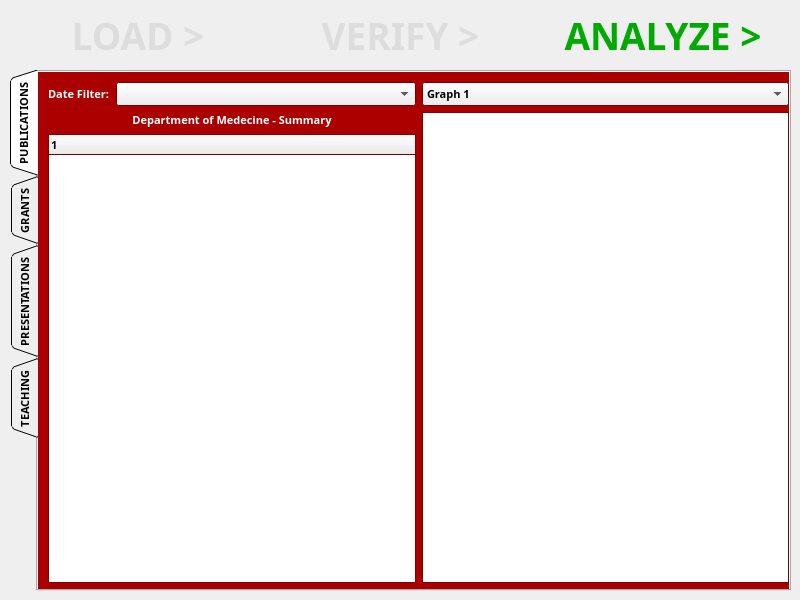
<?xml version="1.0" encoding="UTF-8"?>
<ui version="4.0">
 <class>AnalyzeCSV</class>
 <widget class="QMainWindow" name="AnalyzeCSV">
  <property name="geometry">
   <rect>
    <x>0</x>
    <y>0</y>
    <width>800</width>
    <height>600</height>
   </rect>
  </property>
  <property name="minimumSize">
   <size>
    <width>800</width>
    <height>600</height>
   </size>
  </property>
  <property name="windowTitle">
   <string>MainWindow</string>
  </property>
  <widget class="QWidget" name="centralwidget">
   <property name="minimumSize">
    <size>
     <width>900</width>
     <height>600</height>
    </size>
   </property>
   <widget class="QWidget" name="horizontalLayoutWidget">
    <property name="geometry">
     <rect>
      <x>10</x>
      <y>10</y>
      <width>781</width>
      <height>51</height>
     </rect>
    </property>
    <layout class="QHBoxLayout" name="navigation_area">
     <item>
      <widget class="QPushButton" name="load_btn">
       <property name="palette">
        <palette>
         <active>
          <colorrole role="ButtonText">
           <brush brushstyle="SolidPattern">
            <color alpha="255">
             <red>221</red>
             <green>221</green>
             <blue>221</blue>
            </color>
           </brush>
          </colorrole>
         </active>
         <inactive>
          <colorrole role="ButtonText">
           <brush brushstyle="SolidPattern">
            <color alpha="255">
             <red>221</red>
             <green>221</green>
             <blue>221</blue>
            </color>
           </brush>
          </colorrole>
         </inactive>
         <disabled>
          <colorrole role="ButtonText">
           <brush brushstyle="SolidPattern">
            <color alpha="255">
             <red>120</red>
             <green>120</green>
             <blue>120</blue>
            </color>
           </brush>
          </colorrole>
         </disabled>
        </palette>
       </property>
       <property name="font">
        <font>
         <family>Arial Black</family>
         <pointsize>28</pointsize>
         <weight>75</weight>
         <bold>true</bold>
        </font>
       </property>
       <property name="text">
        <string>LOAD &gt;</string>
       </property>
       <property name="flat">
        <bool>true</bool>
       </property>
      </widget>
     </item>
     <item>
      <widget class="QPushButton" name="verify_btn">
       <property name="palette">
        <palette>
         <active>
          <colorrole role="ButtonText">
           <brush brushstyle="SolidPattern">
            <color alpha="255">
             <red>221</red>
             <green>221</green>
             <blue>221</blue>
            </color>
           </brush>
          </colorrole>
         </active>
         <inactive>
          <colorrole role="ButtonText">
           <brush brushstyle="SolidPattern">
            <color alpha="255">
             <red>221</red>
             <green>221</green>
             <blue>221</blue>
            </color>
           </brush>
          </colorrole>
         </inactive>
         <disabled>
          <colorrole role="ButtonText">
           <brush brushstyle="SolidPattern">
            <color alpha="255">
             <red>120</red>
             <green>120</green>
             <blue>120</blue>
            </color>
           </brush>
          </colorrole>
         </disabled>
        </palette>
       </property>
       <property name="font">
        <font>
         <family>Arial Black</family>
         <pointsize>28</pointsize>
         <weight>75</weight>
         <bold>true</bold>
        </font>
       </property>
       <property name="text">
        <string>VERIFY &gt;</string>
       </property>
       <property name="flat">
        <bool>true</bool>
       </property>
      </widget>
     </item>
     <item>
      <widget class="QPushButton" name="analyze_btn">
       <property name="palette">
        <palette>
         <active>
          <colorrole role="ButtonText">
           <brush brushstyle="SolidPattern">
            <color alpha="255">
             <red>0</red>
             <green>170</green>
             <blue>0</blue>
            </color>
           </brush>
          </colorrole>
         </active>
         <inactive>
          <colorrole role="ButtonText">
           <brush brushstyle="SolidPattern">
            <color alpha="255">
             <red>0</red>
             <green>170</green>
             <blue>0</blue>
            </color>
           </brush>
          </colorrole>
         </inactive>
         <disabled>
          <colorrole role="ButtonText">
           <brush brushstyle="SolidPattern">
            <color alpha="255">
             <red>120</red>
             <green>120</green>
             <blue>120</blue>
            </color>
           </brush>
          </colorrole>
         </disabled>
        </palette>
       </property>
       <property name="font">
        <font>
         <family>Arial Black</family>
         <pointsize>28</pointsize>
         <weight>75</weight>
         <bold>true</bold>
        </font>
       </property>
       <property name="text">
        <string>ANALYZE &gt;</string>
       </property>
       <property name="flat">
        <bool>true</bool>
       </property>
      </widget>
     </item>
    </layout>
   </widget>
   <widget class="QTabWidget" name="tabWidget">
    <property name="geometry">
     <rect>
      <x>10</x>
      <y>70</y>
      <width>781</width>
      <height>521</height>
     </rect>
    </property>
    <property name="font">
     <font>
      <family>Arial Black</family>
      <pointsize>8</pointsize>
      <weight>75</weight>
      <bold>true</bold>
     </font>
    </property>
    <property name="autoFillBackground">
     <bool>true</bool>
    </property>
    <property name="tabPosition">
     <enum>QTabWidget::West</enum>
    </property>
    <property name="tabShape">
     <enum>QTabWidget::Triangular</enum>
    </property>
    <property name="currentIndex">
     <number>0</number>
    </property>
    <widget class="QWidget" name="pub_tab">
     <property name="palette">
      <palette>
       <active>
        <colorrole role="Base">
         <brush brushstyle="SolidPattern">
          <color alpha="255">
           <red>255</red>
           <green>255</green>
           <blue>255</blue>
          </color>
         </brush>
        </colorrole>
        <colorrole role="Window">
         <brush brushstyle="SolidPattern">
          <color alpha="255">
           <red>170</red>
           <green>0</green>
           <blue>0</blue>
          </color>
         </brush>
        </colorrole>
       </active>
       <inactive>
        <colorrole role="Base">
         <brush brushstyle="SolidPattern">
          <color alpha="255">
           <red>255</red>
           <green>255</green>
           <blue>255</blue>
          </color>
         </brush>
        </colorrole>
        <colorrole role="Window">
         <brush brushstyle="SolidPattern">
          <color alpha="255">
           <red>170</red>
           <green>0</green>
           <blue>0</blue>
          </color>
         </brush>
        </colorrole>
       </inactive>
       <disabled>
        <colorrole role="Base">
         <brush brushstyle="SolidPattern">
          <color alpha="255">
           <red>170</red>
           <green>0</green>
           <blue>0</blue>
          </color>
         </brush>
        </colorrole>
        <colorrole role="Window">
         <brush brushstyle="SolidPattern">
          <color alpha="255">
           <red>170</red>
           <green>0</green>
           <blue>0</blue>
          </color>
         </brush>
        </colorrole>
       </disabled>
      </palette>
     </property>
     <property name="autoFillBackground">
      <bool>true</bool>
     </property>
     <attribute name="title">
      <string>PUBLICATIONS</string>
     </attribute>
     <widget class="QWidget" name="horizontalLayoutWidget_2">
      <property name="geometry">
       <rect>
        <x>10</x>
        <y>10</y>
        <width>741</width>
        <height>501</height>
       </rect>
      </property>
      <layout class="QHBoxLayout" name="tab_area">
       <item>
        <layout class="QVBoxLayout" name="verticalLayout_2">
         <item>
          <layout class="QHBoxLayout" name="horizontalLayout">
           <item>
            <widget class="QLabel" name="date_filter_lbl">
             <property name="minimumSize">
              <size>
               <width>50</width>
               <height>0</height>
              </size>
             </property>
             <property name="palette">
              <palette>
               <active>
                <colorrole role="WindowText">
                 <brush brushstyle="SolidPattern">
                  <color alpha="255">
                   <red>255</red>
                   <green>255</green>
                   <blue>255</blue>
                  </color>
                 </brush>
                </colorrole>
               </active>
               <inactive>
                <colorrole role="WindowText">
                 <brush brushstyle="SolidPattern">
                  <color alpha="255">
                   <red>255</red>
                   <green>255</green>
                   <blue>255</blue>
                  </color>
                 </brush>
                </colorrole>
               </inactive>
               <disabled>
                <colorrole role="WindowText">
                 <brush brushstyle="SolidPattern">
                  <color alpha="255">
                   <red>120</red>
                   <green>120</green>
                   <blue>120</blue>
                  </color>
                 </brush>
                </colorrole>
               </disabled>
              </palette>
             </property>
             <property name="text">
              <string>Date Filter:</string>
             </property>
            </widget>
           </item>
           <item>
            <widget class="QComboBox" name="date_filter_combo">
             <property name="minimumSize">
              <size>
               <width>300</width>
               <height>0</height>
              </size>
             </property>
            </widget>
           </item>
          </layout>
         </item>
         <item>
          <widget class="QLabel" name="domain_lbl">
           <property name="palette">
            <palette>
             <active>
              <colorrole role="WindowText">
               <brush brushstyle="SolidPattern">
                <color alpha="255">
                 <red>255</red>
                 <green>255</green>
                 <blue>255</blue>
                </color>
               </brush>
              </colorrole>
             </active>
             <inactive>
              <colorrole role="WindowText">
               <brush brushstyle="SolidPattern">
                <color alpha="255">
                 <red>255</red>
                 <green>255</green>
                 <blue>255</blue>
                </color>
               </brush>
              </colorrole>
             </inactive>
             <disabled>
              <colorrole role="WindowText">
               <brush brushstyle="SolidPattern">
                <color alpha="255">
                 <red>120</red>
                 <green>120</green>
                 <blue>120</blue>
                </color>
               </brush>
              </colorrole>
             </disabled>
            </palette>
           </property>
           <property name="text">
            <string>Department of Medecine - Summary</string>
           </property>
           <property name="alignment">
            <set>Qt::AlignCenter</set>
           </property>
          </widget>
         </item>
         <item>
          <widget class="QTreeWidget" name="pub_tree">
           <column>
            <property name="text">
             <string notr="true">1</string>
            </property>
           </column>
          </widget>
         </item>
        </layout>
       </item>
       <item>
        <layout class="QVBoxLayout" name="verticalLayout">
         <item>
          <widget class="QComboBox" name="graph_combo">
           <item>
            <property name="text">
             <string>Graph 1</string>
            </property>
           </item>
           <item>
            <property name="text">
             <string>Graph 2</string>
            </property>
           </item>
           <item>
            <property name="text">
             <string>Graph 3</string>
            </property>
           </item>
          </widget>
         </item>
         <item>
          <widget class="QGraphicsView" name="graph_area">
           <property name="enabled">
            <bool>true</bool>
           </property>
          </widget>
         </item>
        </layout>
       </item>
      </layout>
     </widget>
    </widget>
    <widget class="QWidget" name="grant_tab">
     <property name="palette">
      <palette>
       <active>
        <colorrole role="Base">
         <brush brushstyle="SolidPattern">
          <color alpha="255">
           <red>255</red>
           <green>255</green>
           <blue>255</blue>
          </color>
         </brush>
        </colorrole>
        <colorrole role="Window">
         <brush brushstyle="SolidPattern">
          <color alpha="255">
           <red>0</red>
           <green>85</green>
           <blue>0</blue>
          </color>
         </brush>
        </colorrole>
       </active>
       <inactive>
        <colorrole role="Base">
         <brush brushstyle="SolidPattern">
          <color alpha="255">
           <red>255</red>
           <green>255</green>
           <blue>255</blue>
          </color>
         </brush>
        </colorrole>
        <colorrole role="Window">
         <brush brushstyle="SolidPattern">
          <color alpha="255">
           <red>0</red>
           <green>85</green>
           <blue>0</blue>
          </color>
         </brush>
        </colorrole>
       </inactive>
       <disabled>
        <colorrole role="Base">
         <brush brushstyle="SolidPattern">
          <color alpha="255">
           <red>0</red>
           <green>85</green>
           <blue>0</blue>
          </color>
         </brush>
        </colorrole>
        <colorrole role="Window">
         <brush brushstyle="SolidPattern">
          <color alpha="255">
           <red>0</red>
           <green>85</green>
           <blue>0</blue>
          </color>
         </brush>
        </colorrole>
       </disabled>
      </palette>
     </property>
     <property name="autoFillBackground">
      <bool>true</bool>
     </property>
     <attribute name="title">
      <string>GRANTS</string>
     </attribute>
     <widget class="QWidget" name="horizontalLayoutWidget_3">
      <property name="geometry">
       <rect>
        <x>0</x>
        <y>40</y>
        <width>751</width>
        <height>421</height>
       </rect>
      </property>
      <layout class="QHBoxLayout" name="tab_area_4">
       <item>
        <widget class="QToolBox" name="toolBox_6">
         <property name="currentIndex">
          <number>0</number>
         </property>
         <widget class="QWidget" name="page_21">
          <property name="geometry">
           <rect>
            <x>0</x>
            <y>0</y>
            <width>372</width>
            <height>303</height>
           </rect>
          </property>
          <property name="accessibleName">
           <string/>
          </property>
          <property name="accessibleDescription">
           <string/>
          </property>
          <attribute name="label">
           <string>Page 1</string>
          </attribute>
          <widget class="QPlainTextEdit" name="plainTextEdit_21">
           <property name="geometry">
            <rect>
             <x>0</x>
             <y>10</y>
             <width>381</width>
             <height>341</height>
            </rect>
           </property>
           <property name="plainText">
            <string>This is page 1







Hey</string>
           </property>
          </widget>
         </widget>
         <widget class="QWidget" name="page_22">
          <property name="geometry">
           <rect>
            <x>0</x>
            <y>0</y>
            <width>100</width>
            <height>30</height>
           </rect>
          </property>
          <attribute name="label">
           <string>Page 2</string>
          </attribute>
          <widget class="QPlainTextEdit" name="plainTextEdit_22">
           <property name="geometry">
            <rect>
             <x>0</x>
             <y>0</y>
             <width>381</width>
             <height>341</height>
            </rect>
           </property>
           <property name="plainText">
            <string>This is page 2 of the collapsable menu

Hey</string>
           </property>
          </widget>
         </widget>
         <widget class="QWidget" name="page_23">
          <property name="geometry">
           <rect>
            <x>0</x>
            <y>0</y>
            <width>100</width>
            <height>30</height>
           </rect>
          </property>
          <attribute name="label">
           <string>Page 3</string>
          </attribute>
          <widget class="QPlainTextEdit" name="plainTextEdit_23">
           <property name="geometry">
            <rect>
             <x>0</x>
             <y>0</y>
             <width>381</width>
             <height>341</height>
            </rect>
           </property>
           <property name="plainText">
            <string>This is page 3 of the collapsable menu

Hey</string>
           </property>
          </widget>
         </widget>
         <widget class="QWidget" name="page_24">
          <property name="geometry">
           <rect>
            <x>0</x>
            <y>0</y>
            <width>100</width>
            <height>30</height>
           </rect>
          </property>
          <attribute name="label">
           <string>Page 4</string>
          </attribute>
          <widget class="QPlainTextEdit" name="plainTextEdit_24">
           <property name="geometry">
            <rect>
             <x>0</x>
             <y>0</y>
             <width>381</width>
             <height>341</height>
            </rect>
           </property>
           <property name="plainText">
            <string>This is page 4 of the collapsable menu

Hey</string>
           </property>
          </widget>
         </widget>
        </widget>
       </item>
       <item>
        <layout class="QVBoxLayout" name="verticalLayout_6">
         <item>
          <widget class="QComboBox" name="graph_combo_6">
           <item>
            <property name="text">
             <string>Graph 1</string>
            </property>
           </item>
           <item>
            <property name="text">
             <string>Graph 2</string>
            </property>
           </item>
           <item>
            <property name="text">
             <string>Graph 3</string>
            </property>
           </item>
          </widget>
         </item>
         <item>
          <widget class="QGraphicsView" name="graph_area_6">
           <property name="enabled">
            <bool>true</bool>
           </property>
          </widget>
         </item>
        </layout>
       </item>
      </layout>
     </widget>
    </widget>
    <widget class="QWidget" name="present_tab">
     <property name="palette">
      <palette>
       <active>
        <colorrole role="Base">
         <brush brushstyle="SolidPattern">
          <color alpha="255">
           <red>255</red>
           <green>255</green>
           <blue>255</blue>
          </color>
         </brush>
        </colorrole>
        <colorrole role="Window">
         <brush brushstyle="SolidPattern">
          <color alpha="255">
           <red>0</red>
           <green>0</green>
           <blue>127</blue>
          </color>
         </brush>
        </colorrole>
       </active>
       <inactive>
        <colorrole role="Base">
         <brush brushstyle="SolidPattern">
          <color alpha="255">
           <red>255</red>
           <green>255</green>
           <blue>255</blue>
          </color>
         </brush>
        </colorrole>
        <colorrole role="Window">
         <brush brushstyle="SolidPattern">
          <color alpha="255">
           <red>0</red>
           <green>0</green>
           <blue>127</blue>
          </color>
         </brush>
        </colorrole>
       </inactive>
       <disabled>
        <colorrole role="Base">
         <brush brushstyle="SolidPattern">
          <color alpha="255">
           <red>0</red>
           <green>0</green>
           <blue>127</blue>
          </color>
         </brush>
        </colorrole>
        <colorrole role="Window">
         <brush brushstyle="SolidPattern">
          <color alpha="255">
           <red>0</red>
           <green>0</green>
           <blue>127</blue>
          </color>
         </brush>
        </colorrole>
       </disabled>
      </palette>
     </property>
     <property name="autoFillBackground">
      <bool>true</bool>
     </property>
     <attribute name="title">
      <string>PRESENTATIONS</string>
     </attribute>
     <widget class="QWidget" name="horizontalLayoutWidget_4">
      <property name="geometry">
       <rect>
        <x>0</x>
        <y>40</y>
        <width>751</width>
        <height>421</height>
       </rect>
      </property>
      <layout class="QHBoxLayout" name="tab_area_5">
       <item>
        <widget class="QToolBox" name="toolBox_7">
         <property name="currentIndex">
          <number>0</number>
         </property>
         <widget class="QWidget" name="page_25">
          <property name="geometry">
           <rect>
            <x>0</x>
            <y>0</y>
            <width>372</width>
            <height>303</height>
           </rect>
          </property>
          <property name="accessibleName">
           <string/>
          </property>
          <property name="accessibleDescription">
           <string/>
          </property>
          <attribute name="label">
           <string>Page 1</string>
          </attribute>
          <widget class="QPlainTextEdit" name="plainTextEdit_25">
           <property name="geometry">
            <rect>
             <x>0</x>
             <y>10</y>
             <width>381</width>
             <height>341</height>
            </rect>
           </property>
           <property name="plainText">
            <string>This is page 1







Hey</string>
           </property>
          </widget>
         </widget>
         <widget class="QWidget" name="page_26">
          <property name="geometry">
           <rect>
            <x>0</x>
            <y>0</y>
            <width>100</width>
            <height>30</height>
           </rect>
          </property>
          <attribute name="label">
           <string>Page 2</string>
          </attribute>
          <widget class="QPlainTextEdit" name="plainTextEdit_26">
           <property name="geometry">
            <rect>
             <x>0</x>
             <y>0</y>
             <width>381</width>
             <height>341</height>
            </rect>
           </property>
           <property name="plainText">
            <string>This is page 2 of the collapsable menu

Hey</string>
           </property>
          </widget>
         </widget>
         <widget class="QWidget" name="page_27">
          <property name="geometry">
           <rect>
            <x>0</x>
            <y>0</y>
            <width>100</width>
            <height>30</height>
           </rect>
          </property>
          <attribute name="label">
           <string>Page 3</string>
          </attribute>
          <widget class="QPlainTextEdit" name="plainTextEdit_27">
           <property name="geometry">
            <rect>
             <x>0</x>
             <y>0</y>
             <width>381</width>
             <height>341</height>
            </rect>
           </property>
           <property name="plainText">
            <string>This is page 3 of the collapsable menu

Hey</string>
           </property>
          </widget>
         </widget>
         <widget class="QWidget" name="page_28">
          <property name="geometry">
           <rect>
            <x>0</x>
            <y>0</y>
            <width>100</width>
            <height>30</height>
           </rect>
          </property>
          <attribute name="label">
           <string>Page 4</string>
          </attribute>
          <widget class="QPlainTextEdit" name="plainTextEdit_28">
           <property name="geometry">
            <rect>
             <x>0</x>
             <y>0</y>
             <width>381</width>
             <height>341</height>
            </rect>
           </property>
           <property name="plainText">
            <string>This is page 4 of the collapsable menu

Hey</string>
           </property>
          </widget>
         </widget>
        </widget>
       </item>
       <item>
        <layout class="QVBoxLayout" name="verticalLayout_7">
         <item>
          <widget class="QComboBox" name="graph_combo_7">
           <item>
            <property name="text">
             <string>Graph 1</string>
            </property>
           </item>
           <item>
            <property name="text">
             <string>Graph 2</string>
            </property>
           </item>
           <item>
            <property name="text">
             <string>Graph 3</string>
            </property>
           </item>
          </widget>
         </item>
         <item>
          <widget class="QGraphicsView" name="graph_area_7">
           <property name="enabled">
            <bool>true</bool>
           </property>
          </widget>
         </item>
        </layout>
       </item>
      </layout>
     </widget>
    </widget>
    <widget class="QWidget" name="teach_tab">
     <property name="palette">
      <palette>
       <active>
        <colorrole role="Base">
         <brush brushstyle="SolidPattern">
          <color alpha="255">
           <red>255</red>
           <green>255</green>
           <blue>255</blue>
          </color>
         </brush>
        </colorrole>
        <colorrole role="Window">
         <brush brushstyle="SolidPattern">
          <color alpha="255">
           <red>213</red>
           <green>178</green>
           <blue>0</blue>
          </color>
         </brush>
        </colorrole>
       </active>
       <inactive>
        <colorrole role="Base">
         <brush brushstyle="SolidPattern">
          <color alpha="255">
           <red>255</red>
           <green>255</green>
           <blue>255</blue>
          </color>
         </brush>
        </colorrole>
        <colorrole role="Window">
         <brush brushstyle="SolidPattern">
          <color alpha="255">
           <red>213</red>
           <green>178</green>
           <blue>0</blue>
          </color>
         </brush>
        </colorrole>
       </inactive>
       <disabled>
        <colorrole role="Base">
         <brush brushstyle="SolidPattern">
          <color alpha="255">
           <red>213</red>
           <green>178</green>
           <blue>0</blue>
          </color>
         </brush>
        </colorrole>
        <colorrole role="Window">
         <brush brushstyle="SolidPattern">
          <color alpha="255">
           <red>213</red>
           <green>178</green>
           <blue>0</blue>
          </color>
         </brush>
        </colorrole>
       </disabled>
      </palette>
     </property>
     <property name="autoFillBackground">
      <bool>true</bool>
     </property>
     <attribute name="title">
      <string>TEACHING</string>
     </attribute>
     <widget class="QWidget" name="horizontalLayoutWidget_5">
      <property name="geometry">
       <rect>
        <x>0</x>
        <y>40</y>
        <width>751</width>
        <height>421</height>
       </rect>
      </property>
      <layout class="QHBoxLayout" name="tab_area_8">
       <item>
        <widget class="QToolBox" name="toolBox_8">
         <property name="currentIndex">
          <number>0</number>
         </property>
         <widget class="QWidget" name="page_29">
          <property name="geometry">
           <rect>
            <x>0</x>
            <y>0</y>
            <width>372</width>
            <height>303</height>
           </rect>
          </property>
          <property name="accessibleName">
           <string/>
          </property>
          <property name="accessibleDescription">
           <string/>
          </property>
          <attribute name="label">
           <string>Page 1</string>
          </attribute>
          <widget class="QPlainTextEdit" name="plainTextEdit_29">
           <property name="geometry">
            <rect>
             <x>0</x>
             <y>10</y>
             <width>381</width>
             <height>341</height>
            </rect>
           </property>
           <property name="plainText">
            <string>This is page 1







Hey</string>
           </property>
          </widget>
         </widget>
         <widget class="QWidget" name="page_30">
          <property name="geometry">
           <rect>
            <x>0</x>
            <y>0</y>
            <width>100</width>
            <height>30</height>
           </rect>
          </property>
          <attribute name="label">
           <string>Page 2</string>
          </attribute>
          <widget class="QPlainTextEdit" name="plainTextEdit_30">
           <property name="geometry">
            <rect>
             <x>0</x>
             <y>0</y>
             <width>381</width>
             <height>341</height>
            </rect>
           </property>
           <property name="plainText">
            <string>This is page 2 of the collapsable menu

Hey</string>
           </property>
          </widget>
         </widget>
         <widget class="QWidget" name="page_31">
          <property name="geometry">
           <rect>
            <x>0</x>
            <y>0</y>
            <width>100</width>
            <height>30</height>
           </rect>
          </property>
          <attribute name="label">
           <string>Page 3</string>
          </attribute>
          <widget class="QPlainTextEdit" name="plainTextEdit_31">
           <property name="geometry">
            <rect>
             <x>0</x>
             <y>0</y>
             <width>381</width>
             <height>341</height>
            </rect>
           </property>
           <property name="plainText">
            <string>This is page 3 of the collapsable menu

Hey</string>
           </property>
          </widget>
         </widget>
         <widget class="QWidget" name="page_32">
          <property name="geometry">
           <rect>
            <x>0</x>
            <y>0</y>
            <width>100</width>
            <height>30</height>
           </rect>
          </property>
          <attribute name="label">
           <string>Page 4</string>
          </attribute>
          <widget class="QPlainTextEdit" name="plainTextEdit_32">
           <property name="geometry">
            <rect>
             <x>0</x>
             <y>0</y>
             <width>381</width>
             <height>341</height>
            </rect>
           </property>
           <property name="plainText">
            <string>This is page 4 of the collapsable menu

Hey</string>
           </property>
          </widget>
         </widget>
        </widget>
       </item>
       <item>
        <layout class="QVBoxLayout" name="verticalLayout_8">
         <item>
          <widget class="QComboBox" name="graph_combo_8">
           <item>
            <property name="text">
             <string>Graph 1</string>
            </property>
           </item>
           <item>
            <property name="text">
             <string>Graph 2</string>
            </property>
           </item>
           <item>
            <property name="text">
             <string>Graph 3</string>
            </property>
           </item>
          </widget>
         </item>
         <item>
          <widget class="QGraphicsView" name="graph_area_8">
           <property name="enabled">
            <bool>true</bool>
           </property>
          </widget>
         </item>
        </layout>
       </item>
      </layout>
     </widget>
    </widget>
   </widget>
  </widget>
 </widget>
 <resources/>
 <connections/>
</ui>
